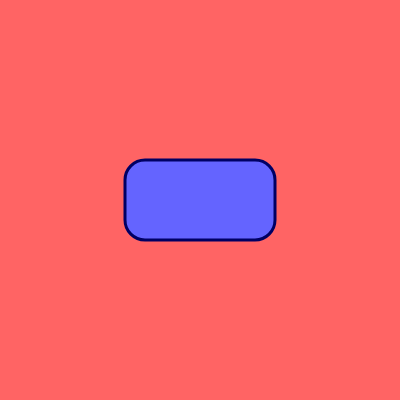
Frame 1 (no input)
Frame 60 (no input): identical to frame 1, image omitted
Frame 120 (the mouse pressed at the canvas centre since frame 60): identical to frame 1, image omitted

The p5.js sketch that drew this single still picture (run headless with seeded random() and noise() and a simulated clock; from frame 60 on, the mouse is pressed at the canvas centre):

// p5.js sketch
// ── sketch.js
function setup() {
  createCanvas(400, 400);
  rectMode(CENTER);
}

function draw() {
  background(255, 100, 100);
  stroke(0, 0, 100);
  strokeWeight(3);
  fill(100, 100, 255);
  rect(width / 2, height / 2, 150, 80, 20);

}
